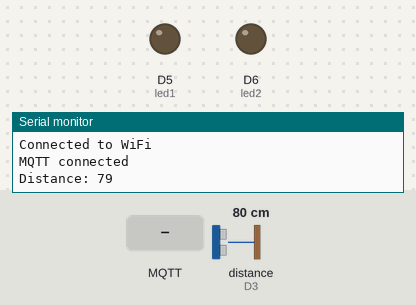
The sketch below on a simulated Arduino MKR. On the bench: output pins drawn as LEDs (lit = HIGH), the last lines printed to the serial monitor. Wiring (inferred from the names in the program): ultrasonic range finder: trigger D2; echo D3. The test bench sets the inputs (shaded band); at power-on: distance to the obstacle (sensor on D3) 80 cm. The echo pulse lasts 58.3 µs per cm; WiFi joins after 1.5 s; servers stay silent unless stated; no MQTT or app messages arrive unless stated; pins used as bus, display or sensor lines are not drawn.

Above: at 2.7 s.
2.8 s: MQTT message "ES/Wave" arrives on the first subscribed topic
At 4.7 s:
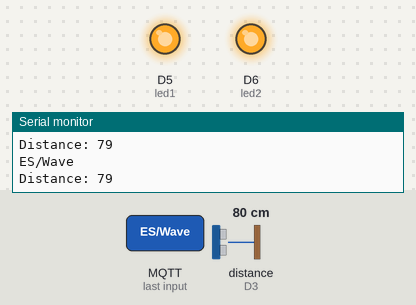
5.0 s: MQTT message "ES/Wave" arrives on the second subscribed topic
At 6.6 s:
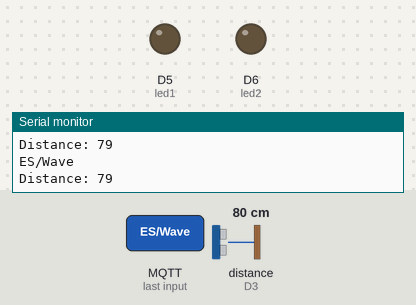
7.0 s: MQTT message "ES/Pat" arrives on the first subscribed topic
At 8.4 s:
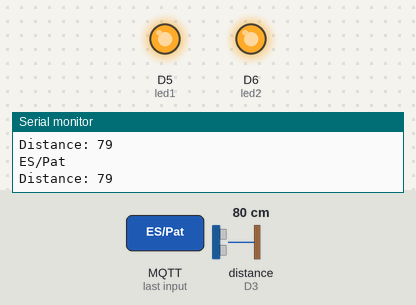
9.0 s: MQTT message "ES/Pat" arrives on the second subscribed topic
At 10.1 s:
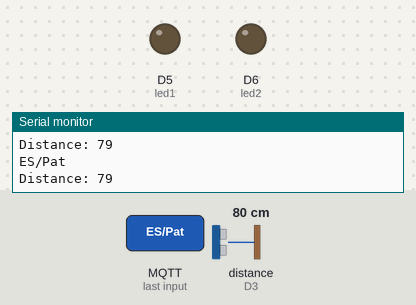
Timing chart, 0 to 12.0 s (numbered marks = the images above; inputs shaded):
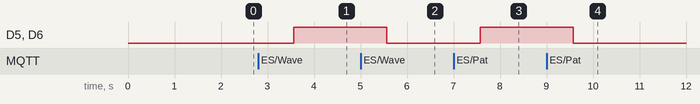

The sketch:

3.2c.ino
```cpp
#include <WiFiNINA.h>
#include <PubSubClient.h>

// WiFi
char ssid[] = "NetComm 3225";
char pass[] = "decefacuwa";

// MQTT
char broker[] = "broker.emqx.io";

WiFiClient wifiClient;
PubSubClient client(wifiClient);

// Pins
int trigPin = 2;
int echoPin = 3;
int led1 = 5;
int led2 = 6;

long duration;
int distance;

void callback(char* topic, byte* payload, unsigned int length) {
  String message = "";

  for (int i = 0; i < length; i++) {
    message += (char)payload[i];
  }

  Serial.println(message);

  if (String(topic) == "ES/Wave") {
    digitalWrite(led1, HIGH);
    digitalWrite(led2, HIGH);
  }

  if (String(topic) == "ES/Pat") {
    digitalWrite(led1, LOW);
    digitalWrite(led2, LOW);
  }
}

void setup() {
  Serial.begin(9600);

  pinMode(trigPin, OUTPUT);
  pinMode(echoPin, INPUT);
  pinMode(led1, OUTPUT);
  pinMode(led2, OUTPUT);

  // WiFi connect
  while (WiFi.begin(ssid, pass) != WL_CONNECTED) {
    delay(1000);
    Serial.print(".");
  }

  Serial.println("Connected to WiFi");

  client.setServer(broker, 1883);
  client.setCallback(callback);

  connectMQTT();
}

void connectMQTT() {
  while (!client.connected()) {
    if (client.connect("NawalClient")) {
      Serial.println("MQTT connected");

      client.subscribe("ES/Wave");
      client.subscribe("ES/Pat");

    } else {
      delay(2000);
    }
  }
}

void loop() {
  client.loop();

  // Ultrasonc read
  digitalWrite(trigPin, LOW);
  delayMicroseconds(2);

  digitalWrite(trigPin, HIGH);
  delayMicroseconds(10);
  digitalWrite(trigPin, LOW);

  duration = pulseIn(echoPin, HIGH);
  distance = duration * 0.034 / 2;

  Serial.print("Distance: ");
  Serial.println(distance);

  // Wave close hand
  if (distance < 10) {
    client.publish("ES/Wave", "Nawal Wave");
    delay(2000);
  }

  // Pat far hand
  if (distance > 30) {
    client.publish("ES/Pat", "Nawal Pat");
    delay(2000);
  }
}
```

Measured:
- after the input at 2.8 s, D5 (led1), D6 (led2): LOW → HIGH after 0.76 s
- after the input at 5.0 s, D5 (led1), D6 (led2): HIGH → LOW after 0.57 s
- after the input at 7.0 s, D5 (led1), D6 (led2): LOW → HIGH after 0.57 s
- after the input at 9.0 s, D5 (led1), D6 (led2): HIGH → LOW after 0.58 s
